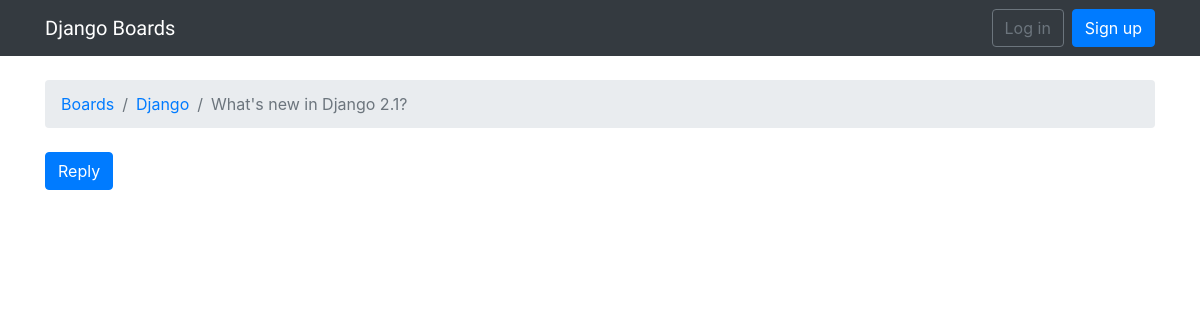
The app's page /boards/1/topics/1/, older data.
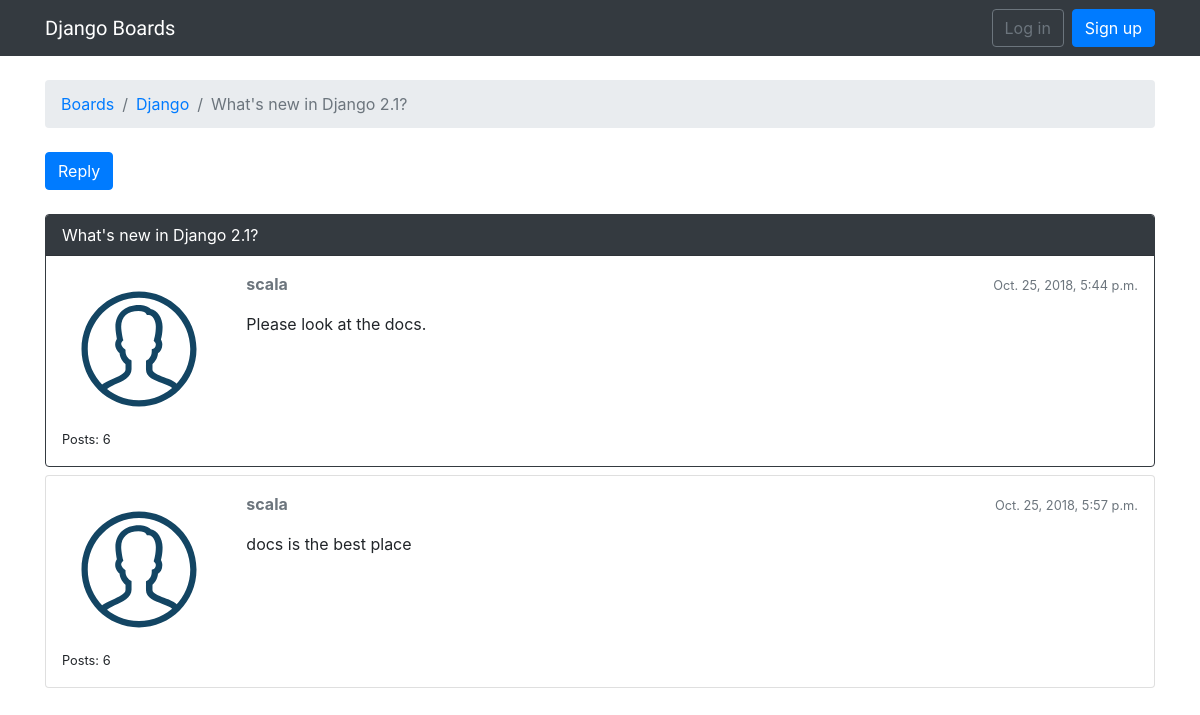
The same page, newer data.
### boards/models.py (models this page shows, shortened)
class Topic(models.Model):
	subject = models.CharField(max_length=255)
	last_updated = models.DateTimeField(auto_now_add=True)
	board = models.ForeignKey(Board, related_name='topics', on_delete=models.CASCADE)
	starter = models.ForeignKey(User, null=True, related_name='topics', on_delete=models.SET_NULL)

class Board(models.Model):
	name = models.CharField(max_length=30, unique=True)
	description = models.CharField(max_length=100)

class Post(models.Model):
	message = models.TextField(max_length=4000)
	topic = models.ForeignKey(Topic, null=True,related_name='posts',on_delete=models.SET_NULL)
	created_at = models.DateTimeField(auto_now_add=True)
	updated_at = models.DateTimeField(null=True)
	created_by = models.ForeignKey(User, related_name='posts', on_delete=models.CASCADE)
	updated_by = models.ForeignKey(User, null=True, related_name='+', on_delete=models.SET_NULL)

### boards/views.py (the view)
# urls.py: path('boards/<int:pk>/topics/<int:topic_pk>/', views.topic_posts, name='topic_posts'),
def topic_posts(request, pk, topic_pk):
	topic = get_object_or_404(Topic, board__pk=pk, pk=topic_pk)
	return render(request, 'boards/topic_posts.html', {'topic': topic})

### boards/templates/boards/topic_posts.html (shortened to what this page needs)
{% extends 'boards/base.html' %}
{% load static %}
{% block breadcrumb %}
  <li class="breadcrumb-item"><a href="{% url 'home' %}">Boards</a></li>
  <li class="breadcrumb-item"><a href="{% url 'board_topics' topic.board.pk %}">{{ topic.board.name }}</a></li>
  <li class="breadcrumb-item active">{{ topic.subject }}</li>
{% endblock %}
{% block content %}
	<div class="mb-4">
		<a href="{% url 'reply_topic' topic.board.pk topic.pk %}" class='btn btn-primary' role='button'>Reply</a>
	</div>
	{% for post in topic.posts.all %}
		<div class="card mb-2 {% if forloop.first%}border-dark{% endif %}">
			{% if forloop.first %}
				<div class="card-header text-white bg-dark py-2 px-3">{{topic.subject}}</div>
			{% endif %}
			<div class="card-body p-3">
				<div class="row">
					<div class="col-2">
						<img src="{% static 'accounts/img/avatar.svg' %}" alt={{post.created_by.username}}
						class="w-100">
						<small>Posts: {{post.created_by.posts.count}}</small>
					</div>
					<div class="col-10">
						<div class="row mb-3">
							<div class="col-6">
								<strong class="text-muted">
									{{post.created_by.username}}
								</strong>
							</div>
							<div class="col-6 text-right">
								<small class="text-muted">
									{{post.created_at}}
								</small>
							</div>
						</div>
						{{post.message}}
					</div>
				</div>
			</div>
		</div>
	{% endfor %}
{% endblock %}

### boards/templates/boards/base.html (shortened to what this page needs)
<!doctype html>
<html lang="en">
  <head>
    <link rel="stylesheet" href="https://stackpath.bootstrapcdn.com/bootstrap/4.1.3/css/bootstrap.min.css">
  </head>
  <body>
    {% block body %}
    <nav class="navbar navbar-expand-lg navbar-dark bg-dark">
      <div class="container">
        <a class="navbar-brand" href="{% url 'home' %}" style="font-family: 'Lobster', cursive;">Django Boards</a>
     <div class="collapse navbar-collapse" id="mainMenu">
      {% if user.is_authenticated %}
      <ul class="navbar-nav ml-auto">
        <li class="nav-item dropdown">
          <a class="nav-link dropdown-toggle" href="#" id="userMenu" data-toggle="dropdown" aria-haspopup="true" aria-expanded="false">
            {{ user.username }}
          </a>
          <div class="dropdown-menu dropdown-menu-right" aria-labelledby="userMenu">
            <a class="dropdown-item" href="#">My account</a>
            <a class="dropdown-item" href="#">Change password</a>
            <div class="dropdown-divider"></div>
            <a class="dropdown-item" href="{% url 'logout' %}">Log out</a>
          </div>
        </li>
      </ul>
      {% else %}
        <form class="form-inline ml-auto">
          <a href="{% url 'login' %}" class="btn btn-outline-secondary">Log in</a>
          <a href="{% url 'signup' %}" class="btn btn-primary ml-2">Sign up</a>
        </form>
      {% endif %}
    </div>
    </div>
    </nav>
    <div class="container">
      <ol class="breadcrumb my-4">
        {% block breadcrumb %}
        {% endblock breadcrumb %}
      </ol>
    {% block content %}
    {% endblock content %}
    {% endblock body %}
  </body>
</html>

Row changes from the older to the newer data that the page shows:
added Post: {{ topic.subject }} "What's new in Django 2.1?", created_by.posts.count "6", created_by.username "scala", created_at "Oct. 25, 2018, 5:44 p.m.", message "Please look at the docs."
added Post: created_by.posts.count "6", created_by.username "scala", created_at "Oct. 25, 2018, 5:57 p.m.", message "docs is the best place"
